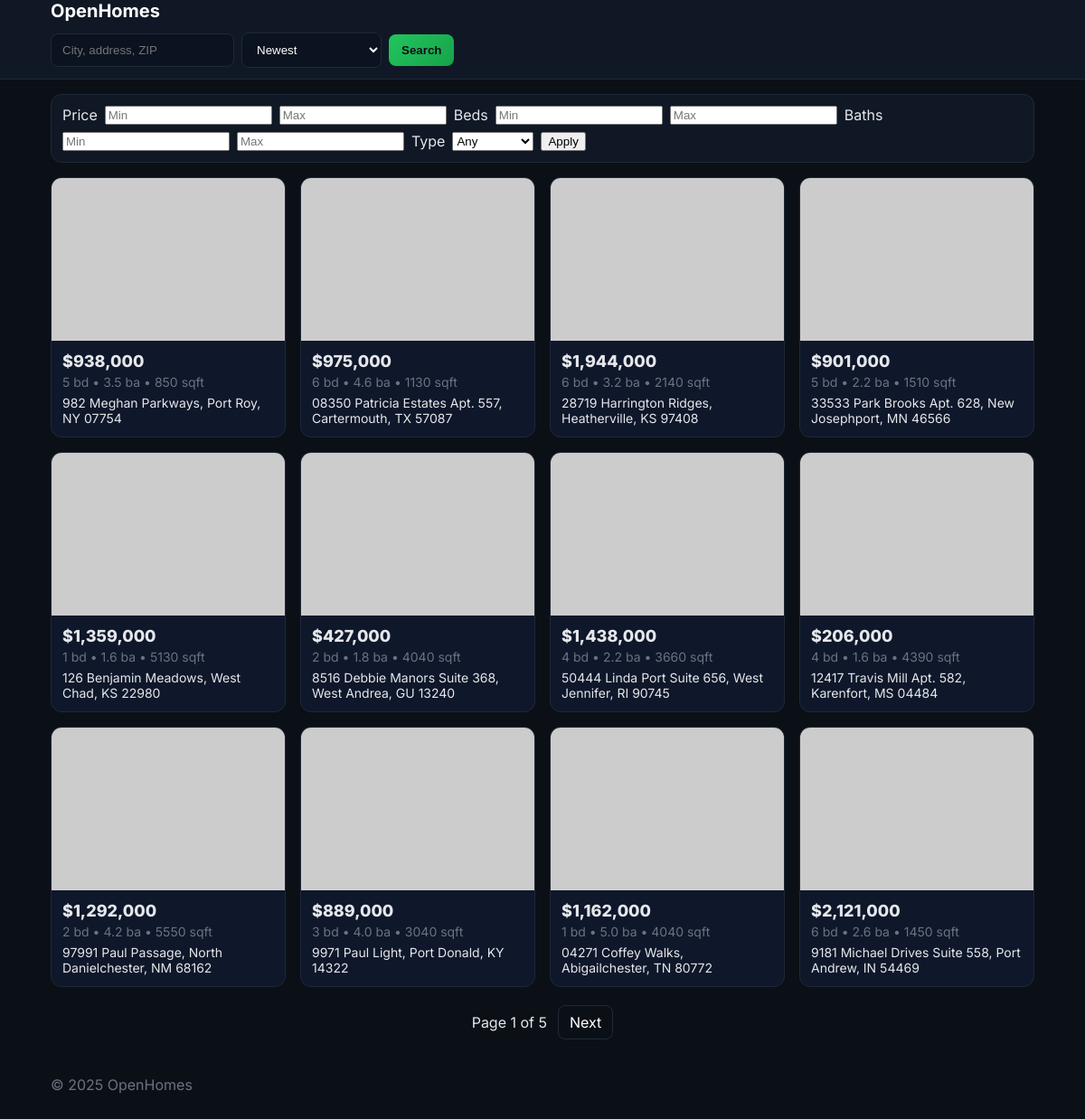
The page / on the database its author committed.
### app/models.py (models this page shows, shortened)
class Property(db.Model):
    __tablename__ = "properties"
    id: Mapped[int] = mapped_column(Integer, primary_key=True)
    title: Mapped[str] = mapped_column(String(255), nullable=False)
    address_line: Mapped[str] = mapped_column(String(255), nullable=False)
    city: Mapped[str] = mapped_column(String(120), nullable=False)
    state: Mapped[str] = mapped_column(String(20), nullable=False)
    zipcode: Mapped[str] = mapped_column(String(20), nullable=False)
    price: Mapped[int] = mapped_column(Integer, nullable=False, index=True)
    bedrooms: Mapped[int] = mapped_column(Integer, nullable=False, default=0)
    bathrooms: Mapped[float] = mapped_column(Float, nullable=False, default=0.0)
    property_type: Mapped[str] = mapped_column(String(50), nullable=False, default="house")
    square_feet: Mapped[int] = mapped_column(Integer, nullable=True)
    lot_size_sqft: Mapped[int] = mapped_column(Integer, nullable=True)
    latitude: Mapped[float] = mapped_column(Float, nullable=True)
    longitude: Mapped[float] = mapped_column(Float, nullable=True)
    year_built: Mapped[int] = mapped_column(Integer, nullable=True)
    description: Mapped[str] = mapped_column(Text, nullable=True)
    status: Mapped[str] = mapped_column(String(50), nullable=False, default="for_sale")
    created_at: Mapped[datetime] = mapped_column(DateTime, nullable=False, default=datetime.utcnow)
    updated_at: Mapped[datetime] = mapped_column(DateTime, nullable=False, default=datetime.utcnow, onupdate=datetime.utcnow)
    images: Mapped[List["PropertyImage"]] = relationship(
        back_populates="property",
        cascade="all, delete-orphan",
        lazy="selectin",
    )
    __table_args__ = (
        Index("idx_properties_city_state", "city", "state"),
        Index("idx_properties_created_at", "created_at"),
    )

### app/routes/pages.py (the view)
@pages_bp.get("/")
def home():
    per_page = int(request.args.get("per_page") or 12)
    page = int(request.args.get("page") or 1)
    query = Property.query.order_by(Property.created_at.desc())
    pagination = query.paginate(page=page, per_page=per_page, error_out=False)
    return render_template(
        "home.html",
        properties=pagination.items,
        pagination=pagination,
        search_params={},
    )

### app/templates/home.html (shortened to what this page needs)
{% extends 'base.html' %}
{% block content %}
<section class="filters">
  <div class="filter-row">
    <label>Price</label>
    <input type="number" id="min_price" placeholder="Min" min="0" />
    <input type="number" id="max_price" placeholder="Max" min="0" />
    <label>Beds</label>
    <input type="number" id="min_bed" placeholder="Min" min="0" />
    <input type="number" id="max_bed" placeholder="Max" min="0" />
    <label>Baths</label>
    <input type="number" id="min_bath" placeholder="Min" step="0.5" min="0" />
    <input type="number" id="max_bath" placeholder="Max" step="0.5" min="0" />
    <label>Type</label>
    <select id="type">
      <option value="">Any</option>
    </select>
    <button id="applyFilters">Apply</button>
  </div>
</section>
<section id="results" class="grid">
  {% for p in properties %}
  <a class="card" href="/properties/{{ p.id }}">
    <div class="card-image" style="background-image:url('{{ p.images[0].url if p.images else 'https://picsum.photos/640/420?grayscale' }}')"></div>
    <div class="card-body">
      <div class="price">${{ '{:,}'.format(p.price) }}</div>
      <div class="meta">{{ p.bedrooms }} bd • {{ p.bathrooms }} ba • {{ p.square_feet or '?' }} sqft</div>
      <div class="address">{{ p.address_line }}, {{ p.city }}, {{ p.state }} {{ p.zipcode }}</div>
    </div>
  </a>
  {% endfor %}
</section>
{% if pagination.pages > 1 %}
<nav class="pagination">
  <span>Page {{ pagination.page }} of {{ pagination.pages }}</span>
  {% if pagination.has_next %}
  <a href="?page={{ pagination.next_num }}" class="next">Next</a>
  {% endif %}
</nav>
{% endif %}
{% endblock %}

### app/templates/base.html (shortened to what this page needs)
<!doctype html>
<html lang="en">
  <head>
    <link rel="stylesheet" href="{{ url_for('static', filename='css/styles.css') }}" />
  </head>
  <body>
    <header class="site-header">
      <div class="container">
        <a href="/" class="logo">OpenHomes</a>
        <form id="searchForm" class="search-form">
          <input type="text" id="q" name="q" placeholder="City, address, ZIP" />
          <select id="sort" name="sort">
            <option value="newest">Newest</option>
          </select>
          <button type="submit">Search</button>
        </form>
      </div>
    </header>
    <main class="container">
      {% block content %}{% endblock %}
    </main>
    <footer class="site-footer">
      <div class="container">© {{ 2025 }} OpenHomes</div>
    </footer>
  </body>
</html>

### app/static/css/styles.css (style rules this page uses)
* { box-sizing:border-box }
:root { --bg:#0b1017;--surface:#101826;--muted:#6b7280;--text:#e5e7eb;--primary:#22c55e;--card:#0f172a }
body { margin:0;background:var(--bg);color:var(--text);font-family:Inter,system-ui,-apple-system,Segoe UI,Roboto,Helvetica,Arial,sans-serif }
.container { max-width:1120px;margin:0 auto;padding:0 16px }
.site-header { position:sticky;top:0;background:var(--surface);border-bottom:1px solid #1f2937;z-index:10 }
.logo { color:#fff;text-decoration:none;font-weight:700;font-size:20px;margin-right:16px }
.search-form { display:flex;gap:8px;align-items:center;padding:12px 0 }
.search-form input,.search-form select { background:#0b1220;border:1px solid #1f2937;color:#fff;padding:10px 12px;border-radius:8px }
.search-form button { background:linear-gradient(135deg,#22c55e,#16a34a);border:none;color:#0b1017;padding:10px 14px;border-radius:8px;font-weight:700;cursor:pointer }
.filters { background:var(--surface);border:1px solid #1f2937;border-radius:12px;margin:16px 0 }
.filter-row { display:flex;flex-wrap:wrap;gap:8px;padding:12px }
.grid { display:grid;grid-template-columns:repeat(auto-fill,minmax(260px,1fr));gap:16px;margin:16px 0 }
.card { background:var(--card);border:1px solid #1f2937;border-radius:12px;overflow:hidden;text-decoration:none;color:inherit;display:flex;flex-direction:column }
.card-image { background:#0b1220;height:180px;background-size:cover;background-position:center }
.card-body { padding:12px }
.price { font-weight:800;font-size:18px }
.meta { color:var(--muted);font-size:14px;margin-top:4px }
.address { margin-top:6px;font-size:14px }
.pagination { display:flex;justify-content:center;align-items:center;gap:12px;margin:20px 0 }
.pagination a { color:#fff;text-decoration:none;padding:8px 12px;border:1px solid #1f2937;border-radius:8px }
.site-footer { margin:40px 0;color:var(--muted) }

### rows shown on the page
Property: price "938,000", bedrooms "5", bathrooms "3.5", square_feet "850", address_line "982 Meghan Parkways", city "Port Roy", state "NY", zipcode "07754"
Property: price "975,000", bedrooms "6", bathrooms "4.6", square_feet "1130", address_line "08350 Patricia Estates Apt. 557", city "Cartermouth", state "TX", zipcode "57087"
Property: price "1,944,000", bedrooms "6", bathrooms "3.2", square_feet "2140", address_line "28719 Harrington Ridges", city "Heatherville", state "KS", zipcode "97408"
Property: price "901,000", bedrooms "5", bathrooms "2.2", square_feet "1510", address_line "33533 Park Brooks Apt. 628", city "New Josephport", state "MN", zipcode "46566"
Property: price "1,359,000", bedrooms "1", bathrooms "1.6", square_feet "5130", address_line "126 Benjamin Meadows", city "West Chad", state "KS", zipcode "22980"
Property: price "427,000", bedrooms "2", bathrooms "1.8", square_feet "4040", address_line "8516 Debbie Manors Suite 368", city "West Andrea", state "GU", zipcode "13240"
Property: price "1,438,000", bedrooms "4", bathrooms "2.2", square_feet "3660", address_line "50444 Linda Port Suite 656", city "West Jennifer", state "RI", zipcode "90745"
Property: price "206,000", bedrooms "4", bathrooms "1.6", square_feet "4390", address_line "12417 Travis Mill Apt. 582", city "Karenfort", state "MS", zipcode "04484"
Property: price "1,292,000", bedrooms "2", bathrooms "4.2", square_feet "5550", address_line "97991 Paul Passage", city "North Danielchester", state "NM", zipcode "68162"
Property: price "889,000", bedrooms "3", bathrooms "4.0", square_feet "3040", address_line "9971 Paul Light", city "Port Donald", state "KY", zipcode "14322"
Property: price "1,162,000", bedrooms "1", bathrooms "5.0", square_feet "4040", address_line "04271 Coffey Walks", city "Abigailchester", state "TN", zipcode "80772"
Property: price "2,121,000", bedrooms "6", bathrooms "2.6", square_feet "1450", address_line "9181 Michael Drives Suite 558", city "Port Andrew", state "IN", zipcode "54469"

### other values the page prints
{{ pagination.page }} "1"
{{ pagination.pages }} "5"
{{ 2025 }} "2025"
